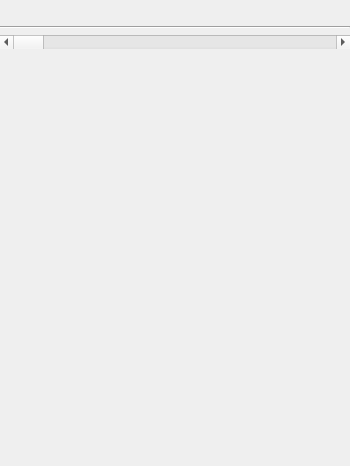
<?xml version="1.0" encoding="UTF-8"?>
<ui version="4.0">
 <class>TimeInspectorWidget</class>
 <widget class="QWidget" name="TimeInspectorWidget">
  <property name="geometry">
   <rect>
    <x>0</x>
    <y>0</y>
    <width>350</width>
    <height>466</height>
   </rect>
  </property>
  <property name="sizePolicy">
   <sizepolicy hsizetype="MinimumExpanding" vsizetype="Preferred">
    <horstretch>0</horstretch>
    <verstretch>0</verstretch>
   </sizepolicy>
  </property>
  <property name="minimumSize">
   <size>
    <width>350</width>
    <height>0</height>
   </size>
  </property>
  <property name="windowTitle">
   <string>Form</string>
  </property>
  <layout class="QVBoxLayout" name="verticalLayout" stretch="0,0,0,1">
   <property name="leftMargin">
    <number>0</number>
   </property>
   <property name="topMargin">
    <number>0</number>
   </property>
   <property name="rightMargin">
    <number>0</number>
   </property>
   <property name="bottomMargin">
    <number>0</number>
   </property>
   <item>
    <layout class="QHBoxLayout" name="horizontalLayout" stretch="0,0,1">
     <item>
      <widget class="pqVCRToolbar" name="VCR" native="true">
       <property name="minimumSize">
        <size>
         <width>20</width>
         <height>0</height>
        </size>
       </property>
      </widget>
     </item>
     <item>
      <widget class="pqAnimationTimeWidget" name="AnimationTimeWidget" native="true">
       <property name="minimumSize">
        <size>
         <width>20</width>
         <height>0</height>
        </size>
       </property>
      </widget>
     </item>
     <item>
      <spacer name="horizontalSpacer_2">
       <property name="orientation">
        <enum>Qt::Horizontal</enum>
       </property>
       <property name="sizeHint" stdset="0">
        <size>
         <width>0</width>
         <height>20</height>
        </size>
       </property>
      </spacer>
     </item>
    </layout>
   </item>
   <item>
    <widget class="Line" name="line">
     <property name="orientation">
      <enum>Qt::Horizontal</enum>
     </property>
    </widget>
   </item>
   <item>
    <layout class="QHBoxLayout" name="horizontalLayout_3">
     <item>
      <spacer name="scrollBarSpacer">
       <property name="orientation">
        <enum>Qt::Horizontal</enum>
       </property>
       <property name="sizeType">
        <enum>QSizePolicy::Minimum</enum>
       </property>
       <property name="sizeHint" stdset="0">
        <size>
         <width>0</width>
         <height>0</height>
        </size>
       </property>
      </spacer>
     </item>
     <item>
      <widget class="QScrollBar" name="timeLineScrollBar">
       <property name="enabled">
        <bool>true</bool>
       </property>
       <property name="orientation">
        <enum>Qt::Horizontal</enum>
       </property>
      </widget>
     </item>
    </layout>
   </item>
   <item>
    <widget class="pqAnimationWidget" name="AnimationWidget" native="true">
     <property name="sizePolicy">
      <sizepolicy hsizetype="MinimumExpanding" vsizetype="Preferred">
       <horstretch>0</horstretch>
       <verstretch>0</verstretch>
      </sizepolicy>
     </property>
    </widget>
   </item>
  </layout>
 </widget>
 <customwidgets>
  <customwidget>
   <class>pqAnimationWidget</class>
   <extends>QWidget</extends>
   <header>pqAnimationWidget.h</header>
   <container>1</container>
  </customwidget>
  <customwidget>
   <class>pqAnimationTimeWidget</class>
   <extends>QWidget</extends>
   <header>pqAnimationTimeWidget.h</header>
   <container>1</container>
  </customwidget>
  <customwidget>
   <class>pqVCRToolbar</class>
   <extends>QWidget</extends>
   <header>pqVCRToolbar.h</header>
   <container>1</container>
  </customwidget>
 </customwidgets>
 <resources>
  <include location="../../../Components/Resources/pqComponents.qrc"/>
 </resources>
 <connections/>
</ui>
